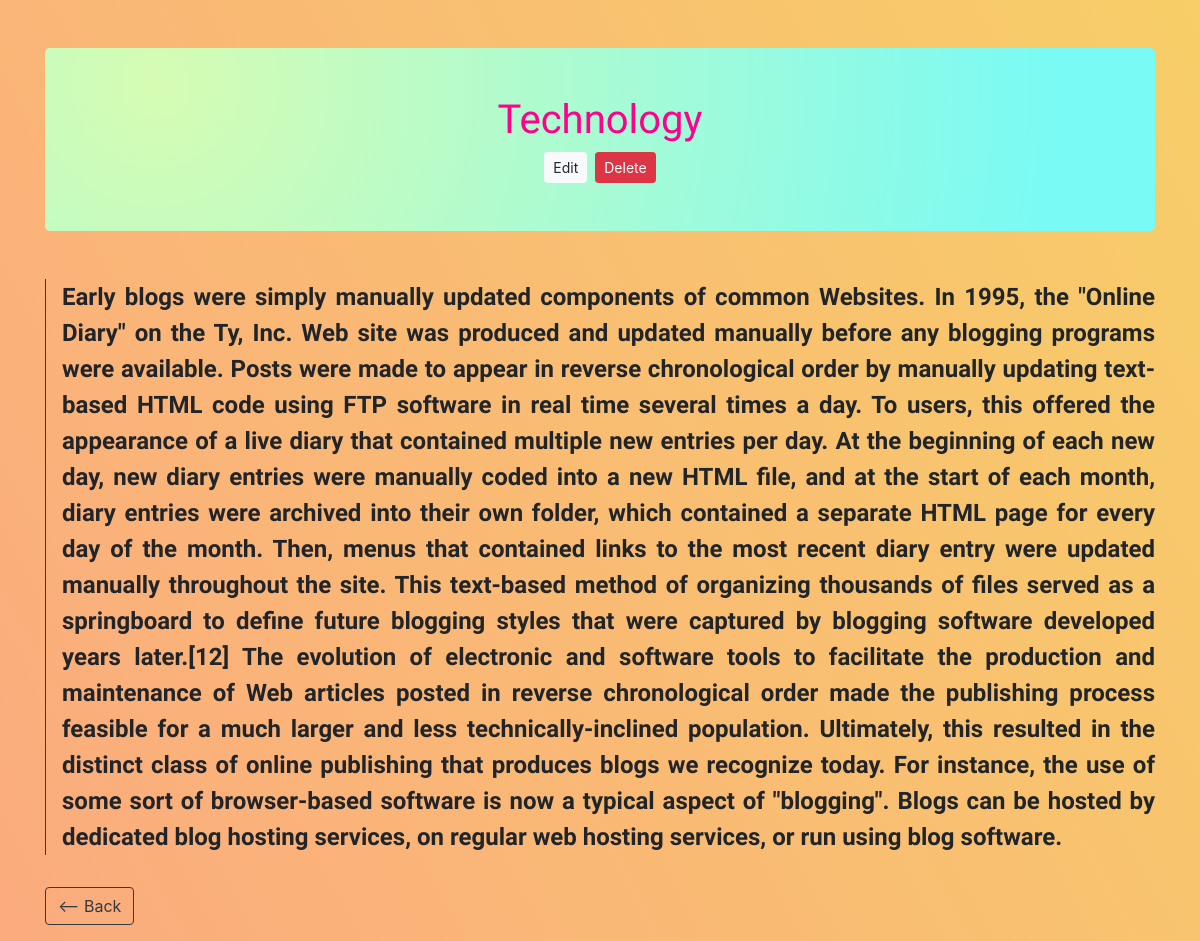
The page /blog_view.php on the database its author committed.
### tables this page shows
CREATE TABLE `data` (
  `id` int(11) NOT NULL,
  `title` varchar(255) NOT NULL,
  `content` longtext NOT NULL
);

### database.php (called while the page is built, shortened)
<?php
    $conn = mysqli_connect("localhost", "root", "", "personal_blog");
    $sql = "SELECT * FROM data";
    $query = mysqli_query($conn, $sql);
?>

### blog_view.php (the view, shortened to what this page needs)
<?php
    include "database.php";
?>
<!DOCTYPE html>
<html lang="en">
<head>
    <link rel="stylesheet" href="https://stackpath.bootstrapcdn.com/bootstrap/4.5.2/css/bootstrap.min.css">
    <link rel="stylesheet" href="style.css">
</head>
<body style="background-color: #FBAB7E; background-image: linear-gradient(62deg, #FBAB7E 0%, #F7CE68 100%);">
   <div class="container mt-5" >
        <?php foreach($query as $q){?>
            <div class="p-5 rounded-lg text-white text-center" style="background-image: radial-gradient( circle farthest-corner at 10% 20%,  rgba(214,252,179,1) 0%, rgba(121,250,245,1) 90% );">
                <h1 style="font-family: 'Calistoga', cursive;" class="title"><?php echo $q['title'];?></h1>
                <div class="d-flex mt-2 justify-content-center align-items-center">
                    <a href="blog_update.php?id=<?php echo $q['id']?>" class="btn btn-light btn-sm" name="edit">Edit</a>
                    <form method="POST">
                        <button class="btn btn-danger btn-sm ml-2" name="delete">Delete</button>
                    </form>
                </div>
            </div>
            <p class="mt-5 border-left border-dark pl-3" style="font-family: 'Gruppo', cursive; font-weight: 600; font-size: 1.5rem; text-align: justify;"><?php echo $q['content'];?></p>
        <?php } ?>
        <a href="index.php" class="btn btn-outline-dark my-3"><-- Back</a>
   </div>
</body>
</html>

### style.css (style rules this page uses)
.title { color: rgb(255, 0, 140); }

### rows shown on the page
data: title "Technology", content "Early blogs were simply manually updated components of common Websites. In 1995, the \"Online Diary\" on the Ty, Inc. Web site was produced and updated manually before any blogging programs were available. Posts were made to appear in reverse chronological order by manually updating text-based HTML code using FTP software in real time several times a day. To users, this offered the appearance of a live diary that contained multiple new entries per day. At the beginning of each new day, new diary entries were manually coded into a new HTML file, and at the start of each month, diary entries were archived into their own folder, which contained a separate HTML page for every day of the month.…"
